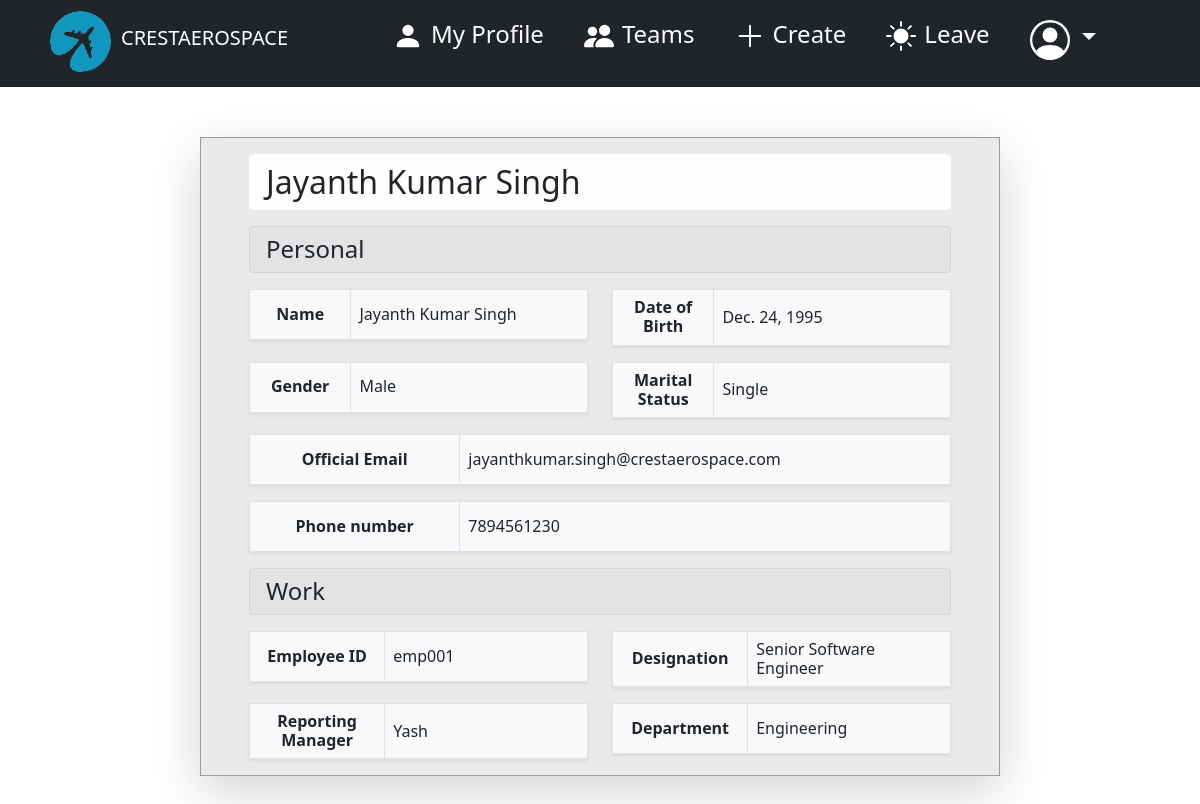
Screenshot of /hrms/employee/MyTeam/team_view/1 (signed in) with the database file from the repository.
### employee/models.py (models this page shows, shortened)
class Employee(AbstractBaseUser):
    email           = models.EmailField(max_length=254, verbose_name='Official Email', unique=True)
    first_name      = models.CharField(max_length=50, verbose_name="First Name")
    last_name       = models.CharField(max_length=50, verbose_name="Last Name",blank=True)
    gender          = models.CharField(max_length=10, verbose_name="Gender", choices=GENDER,blank=True)
    birthday        = models.DateField(verbose_name="Date of Birth",null=True, blank=True, help_text="MM/DD/YYYY")
    phone           = models.CharField(max_length=15, verbose_name="Phone Number", blank=True)
    blood           = models.CharField(verbose_name="Blood Type", choices=BLOOD_TYPE,blank=True, max_length=10)
    marital         = models.CharField(verbose_name="Marital Status", choices=MARITAL_STATUS,blank=True, max_length=10)
    per_email       = models.EmailField(max_length=254, verbose_name='Personal Email', unique=True, blank=True, null=True)
    c_address       = models.CharField(max_length=1000, verbose_name="Current Address", null=True, blank=True)
    p_address       = models.CharField(max_length=1000, verbose_name="Permanent Address", null=True, blank=True)
    emp_id          = models.CharField(max_length=15, verbose_name="Employee ID", unique=True)
    date_joined     = models.DateTimeField(verbose_name='Date Joined', auto_now_add=True)
    emp_status      = models.CharField(verbose_name="Employee Status", choices=STATUS,blank=False, max_length=20)
    department      = models.ForeignKey(Department,verbose_name ='Department',on_delete=models.SET_NULL,null=True,default=None)
    manager         = models.ForeignKey(to="self",verbose_name ='Reporting Manager',on_delete=models.SET_NULL,null=True,default=None, blank=True)
    role            = models.ForeignKey(Role,verbose_name ='Role',on_delete=models.SET_NULL,null=True,default=None)
    title           = models.ForeignKey(Title,verbose_name ='Job Title',on_delete=models.SET_NULL,null=True,default=None)
    position        = models.ForeignKey(Position,verbose_name ='Position',on_delete=models.SET_NULL,null=True,default=None)
    experience      = models.CharField(max_length=10, verbose_name="Work Experience", null=True, blank=True)
    is_active       = models.BooleanField(verbose_name="Active",default=True)
    last_login      = models.DateTimeField(verbose_name='Last Login', auto_now=True)
    is_admin        = models.BooleanField(verbose_name="Admin",default=False)
    is_staff        = models.BooleanField(verbose_name="Staff",default=False)
    is_superuser    = models.BooleanField(verbose_name="Superuser",default=False)
    USERNAME_FIELD = 'email'
    REQUIRED_FIELDS = ['first_name', 'emp_id',]
    objects = EmployeeManager()
    def __str__(self):
        return self.first_name + " " + self.last_name

class Title(models.Model):
    name = models.CharField(max_length=125)
    description = models.CharField(max_length=125,null=True,blank=True)
    created = models.DateTimeField(verbose_name='Created',auto_now_add=True)
    updated = models.DateTimeField(verbose_name='Updated',auto_now=True)
    class Meta:
        verbose_name = 'Job Title'
        verbose_name_plural = 'Job Titles'
        ordering = ['name','created']
    def __str__(self):
        return self.name

class Position(models.Model):
    name = models.CharField(max_length=125)
    description = models.CharField(max_length=125,null=True,blank=True)
    created = models.DateTimeField(verbose_name='Created',auto_now_add=True)
    updated = models.DateTimeField(verbose_name='Updated',auto_now=True)
    class Meta:
        verbose_name = 'Position'
        verbose_name_plural = 'Positions'
        ordering = ['name','created']
    def __str__(self):
        return self.name

class Department(models.Model):
    name = models.CharField(max_length=125)
    description = models.CharField(max_length=125,null=True,blank=True)
    created = models.DateTimeField(verbose_name='Created',auto_now_add=True)
    updated = models.DateTimeField(verbose_name='Updated',auto_now=True)
    class Meta:
        verbose_name = 'Department'
        verbose_name_plural = 'Departments'
        ordering = ['name','created']
    def __str__(self):
        return self.name

### employee/views.py (the view)
# urls.py: path("employee/MyTeam/team_view/<int:id>", views.team_view, name="team_view"),
def team_view(request, id):
    if not request.user.is_authenticated:
        return redirect('login_user')
    profile = Employee.objects.get(pk=id)
    context = {'profile' : profile}
    return render(request, "employee/team_view.html", context)

### templates/employee/team_view.html (shortened to what this page needs)
{% extends 'dashboard/dash_base.html' %}
{% load crispy_forms_filters %}
{% load static %}
{% load static %}
{% block content %}
<head>
</head>
<body>
    {% if user.is_authenticated %}
    <div class="container-fluid profile col-md-8 px-5 pt-3 shadow-lg">
        <h2 class="text-dark py-2 alert alert-light">{{ profile.first_name }} {{profile.last_name}}</h2>
        <h4 class="text-dark py-2 alert alert-secondary">Personal</h4>
        <div class="row">
            <div class="col-md-6">
                <table class="table table-bordered bg-light shadow-sm">
                    <tr class="h6" style="height:50px; vertical-align: middle;">
                        <th class="text-center" width="30%">Name</th>
                        <td>{{ profile.first_name }} {{profile.last_name}}</td>
                    </tr>
                </table>
            </div>
            <div class="col-md-6">
                <table class="table table-bordered bg-light shadow-sm">
                    <tr class="h6" style="height:50px; vertical-align: middle;">
                        <th class="text-center" width="30%">Date of Birth</th>
                        <td>{{ profile.birthday }}</td>
                    </tr>
                </table>
            </div>
        </div>
        <div class="row">
            <div class="col-md-6">
                <table class="table table-bordered bg-light shadow-sm">
                    <tr class="h6" style="height:50px; vertical-align: middle;">
                        <th class="text-center" width="30%">Gender</th>
                        <td>{{ profile.gender }}</td>
                    </tr>
                </table>
            </div>
            <div class="col-md-6">
                <table class="table table-bordered bg-light shadow-sm">
                    <tr class="h6" style="height:50px; vertical-align: middle;">
                        <th class="text-center" width="30%">Marital Status</th>
                        <td>{{ profile.marital }}</td>
                    </tr>
                </table>
            </div>
        </div>
        <div class="row">
            <div class="col">
                <table class="table table-bordered bg-light shadow-sm">
                    <tr class="h6" style="height:50px; vertical-align: middle;">
                        <th class="text-center" width="30%">Official Email</th>
                        <td>{{ profile.per_email }}</td>
                    </tr>
                </table>
            </div>
        </div>
        <div class="row">
            <div class="col">
                <table class="table table-bordered bg-light shadow-sm">
                    <tr class="h6" style="height:50px; vertical-align: middle;">
                        <th class="text-center" width="30%">Phone number</th>
                        <td>{{ profile.phone }}</td>
                    </tr>
                </table>
            </div>
        </div>
        <h4 class="text-dark py-2 alert alert-secondary">Work</h3>
            <div class="row">
                <div class="col-md-6">
                    <table class="table table-bordered bg-light shadow-sm">
                        <tr class="h6" style="height:50px; vertical-align: middle;">
                            <th class="text-center" width="40%">Employee ID</th>
                            <td>{{ profile.emp_id }}</td>
                        </tr>
                    </table>
                </div>
                <div class="col-md-6">
                    <table class="table table-bordered bg-light shadow-sm">
                        <tr class="h6" style="height:50px; vertical-align: middle;">
                            <th class="text-center" width="40%">Designation</th>
                            <td>{{ profile.title }} {{ profile.position }}</td>
                        </tr>
                    </table>
                </div>
            </div>
            <div class="row">
                <div class="col-md-6">
                    <table class="table table-bordered bg-light shadow-sm">
                        <tr class="h6" style="height:50px; vertical-align: middle;">
                            <th class="text-center" width="40%">Reporting Manager</th>
                            <td>{{ profile.manager }}</td>
                        </tr>
                    </table>
                </div>
                <div class="col-md-6">
                    <table class="table table-bordered bg-light shadow-sm">
                        <tr class="h6" style="height:50px; vertical-align: middle;">
                            <th class="text-center" width="40%">Department</th>
                            <td>{{ profile.department }}</td>
                        </tr>
                    </table>
                </div>
            </div>
    </div>
    {% endif %}
</body>
{% endblock content %}

### static/dashboard.css (style rules this page uses)
* { margin: 0; padding: 0; }
.profile { margin-top: 50px; margin-bottom: 100px; border: 1px solid #9c9c9c; background-color: #eaeaea; }

### rows the page displays
Employee: first_name "Jayanth", last_name "Kumar Singh", birthday "Dec. 24, 1995", gender "Male", marital "Single", per_email "jayanthkumar.singh@crestaerospace.com", phone "7894561230", emp_id "emp001", title "Senior", position "Software Engineer", manager "Yash", department "Engineering"
